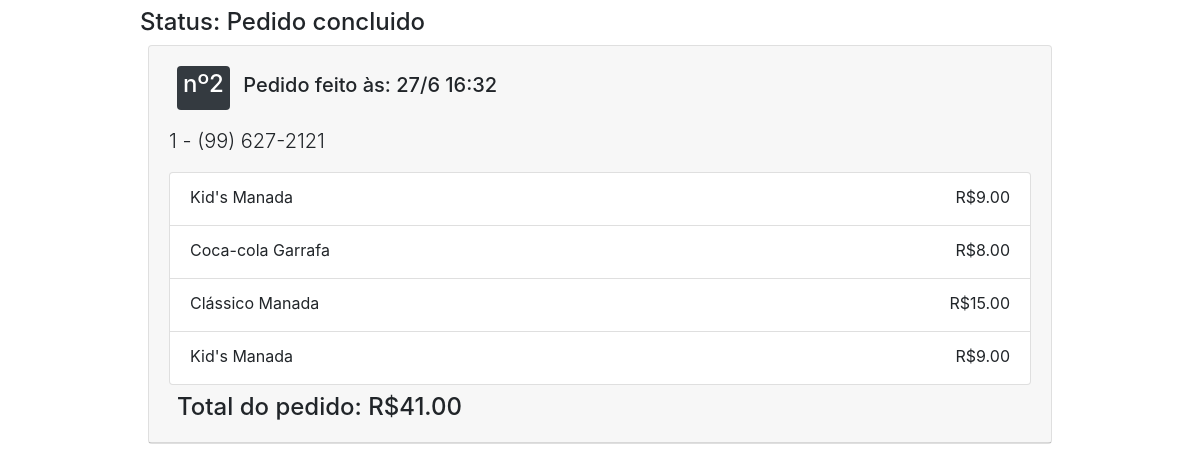
The page /carrinho/detail/2/ on the database as committed earlier.
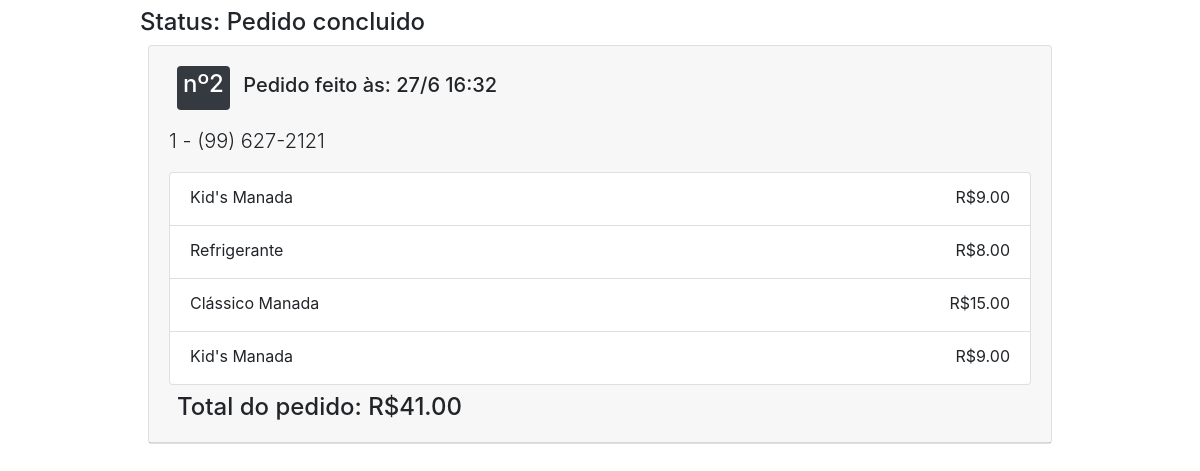
The same page on the database as committed later.
### Manada/pedidos/models.py (models this page shows, shortened)
class itemDoCarrinho(models.Model):
    referenciaOpcionais = models.ManyToManyField(opcionais, related_name='itemdocarrinho')
    referenciaCardapio = models.ForeignKey("pedidos.cardapio", on_delete=models.CASCADE, related_name = 'item')
    referenciaCarrinho = models.ForeignKey("pedidos.carrinho", on_delete=models.CASCADE, related_name='item')
    last_updated = models.DateTimeField(auto_now=True, editable=False)
    created = models.DateTimeField(auto_now_add=True, editable=False)
    class Meta:
        pass
    def get_valor_item(self):
        return self.referenciaCardapio.preco + int(self.referenciaOpcionais.aggregate(Sum("preco"))['preco__sum'] or 0)

class cardapio(models.Model):
    tiposDoCardapio = (("Lanches","Lanches"), ("Bebidas","Bebidas"),("Porções","Porções"))
    last_updated = models.DateTimeField(auto_now=True, editable=False)
    preco = models.DecimalField(decimal_places=2, max_digits=5)
    nome = models.CharField(max_length=100)
    created = models.DateTimeField(auto_now_add=True, editable=False)
    tipoDoItem = models.CharField(max_length=30, choices = tiposDoCardapio)
    descricao = models.CharField(max_length=250)
    imagem = models.URLField(blank= True)
    class Meta:
        pass

### Manada/pedidos/views.py (the view)
# urls.py: path("carrinho/detail/<int:pk>/", views.carrinhoDetailView.as_view(), name="pedidos_carrinho_detail"),
class carrinhoDetailView(generic.DetailView):
    model = models.carrinho
    form_class = forms.carrinhoForm

### Manada/pedidos/models.py (called while the page is built)
    def __str__(self):
        return str(self.pk)

    def get_valor_carrinho(self):
        sum = 0
        for i in self.item.all():
            sum += i.get_valor_item()
        return sum

### Manada/templates/pedidos/carrinho_detail.html (shortened to what this page needs)
{% extends "base.html" %}
{% load static %}
{% block content %}
<div class="container">
	<div class="row">
    <div class="col-md-10 mx-auto">
      <h4 class="mt-2">Status: {{object.get_status_display}}</h4>
      <div class="card m-2">
        <div class="card-header">
          <div class="d-flex flex-column justify-content-start" id="card-{{object}}">
            <div class="d-flex align-items-start flex-column">
              <h5> <span class="badge badge-dark m-2"><h4>nº{{object}}</h4></span> Pedido feito às: {{object.created|date:"j/n H:i"}}</h5>
              <p class="lead">{{object.nome}} - {{object.telefone}}</p>
            </div>
            <ul class="list-group">
              {% for item in object.item.all  %}
                <li class="list-group-item">
                  {{item.referenciaCardapio.nome}}
                  <span class="float-right ml-2">R${{item.get_valor_item}}</span>
                  {% if item.referenciaOpcionais %}
                </li>
                {% else %}
                </li>
                {% endif %}
              {% endfor %}
            </ul>
            <h4 class="m-2">Total do pedido: R${{object.get_valor_carrinho}}</h4>
          </div>
        </div>
      </div>
    </div>
  </div>
</div>
{% endblock %}

Rows that differ between the two databases and show on the page:
changed through a linked row, itemDoCarrinho: referenciaCardapio.nome "Coca-cola Garrafa" → "Refrigerante"
